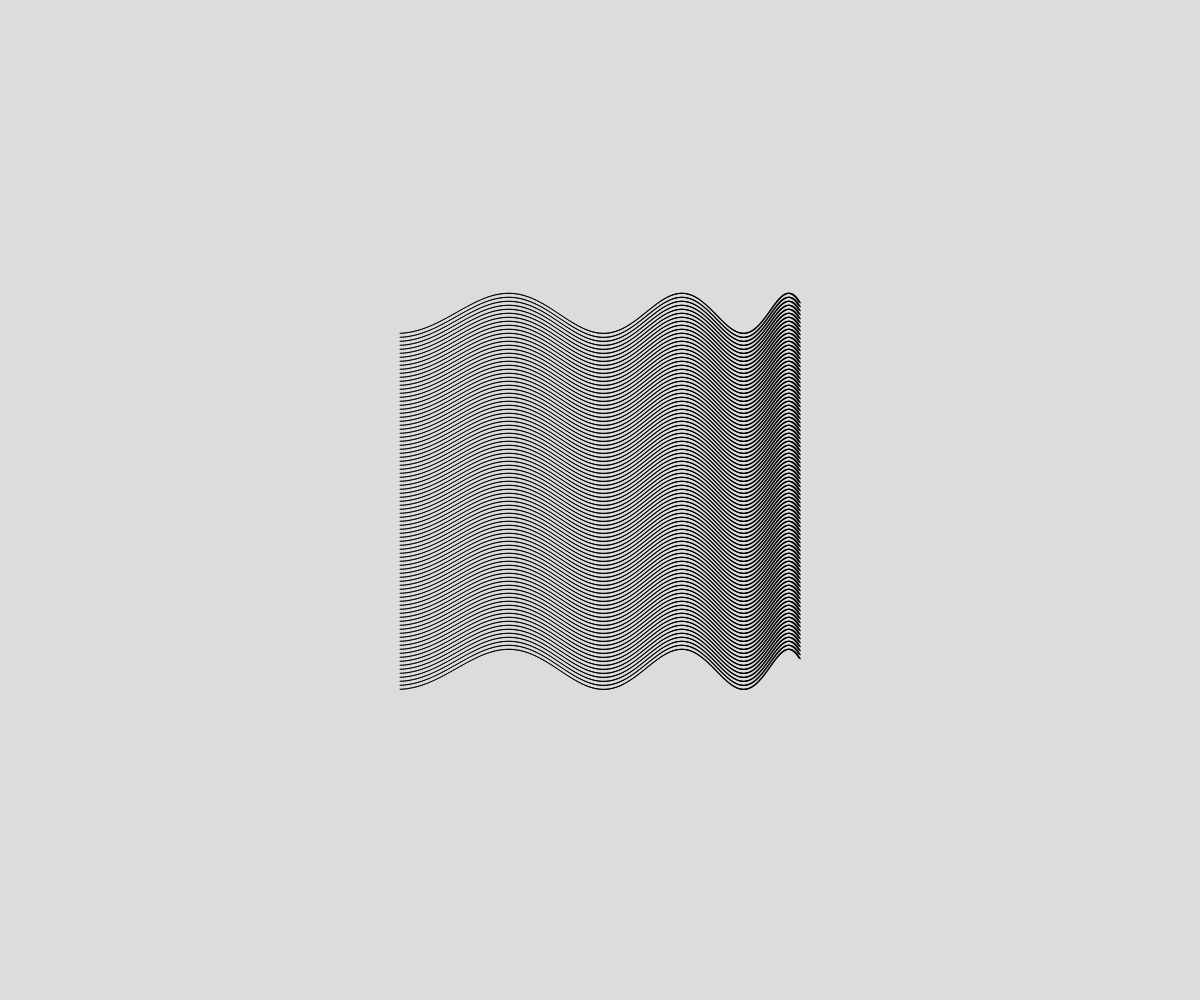
Frame 1 (no input)
Frame 60 (no input): identical to frame 1, image omitted
Frame 120 (the mouse pressed at the canvas centre since frame 60): identical to frame 1, image omitted

The p5.js sketch that drew this single still picture (run headless with seeded random() and noise() and a simulated clock; from frame 60 on, the mouse is pressed at the canvas centre):

// p5.js sketch
// ── sketch.js
// Generative Art Warp=Up
// Thomas Schorr
// March 13th, 2020
//
// Extra for Experts:
// - describe what you did to take this project "above and beyond"

let startX;
let endX;
let startY;

const WIDTH = 400; // Width of drawing
const STEP_DIVISION = 20; // Amount to divide the step number by
const SIN_UPDATE = 0.004200; // Amount to update the sine peroid each step
const SINE_PERIOD = 1.9; // Stretch of the x axis
const SIN_CUTOFF = 0.5; // Lowest allowed sine period
const LINE_NUM = 90; // Amount of lines
const LINE_MOVE = 4; // Space between each line

function setup() {
  createCanvas(windowWidth, windowHeight);
  // Centers the art in the middle of the screen
  startY = height / 3;
  startX = width / 3;
  endX = startX + WIDTH;
}

function drawSingleLine(y_) {
  let newSinePeriod = SINE_PERIOD; // Sine period for this line only
  let stepNumber = 0; // Amount of steps taken
  let y = y_; // Y value for this line
  let yUpdate; // Amount to move y each step
  
  for (let x = startX; x < endX; x += newSinePeriod) {
    
    stepNumber++;
    yUpdate = -sin(stepNumber / STEP_DIVISION);
    y += yUpdate; // Updates the Y value
    
    if (newSinePeriod - SIN_UPDATE > SIN_CUTOFF){ // Prevents weird looking ends to lines
      newSinePeriod -= SIN_UPDATE; // Updates the sine period
      line(x, y, x + SINE_PERIOD, y + yUpdate);
    }
  }
}

function drawArt() {
  for (let lines = 0; lines < LINE_NUM; lines++) {
    // draws "LINE_NUM" lines
    drawSingleLine(startY + lines * LINE_MOVE);
  }
}

function draw() {
  // Main loop
  background(220);
  drawArt();
}
